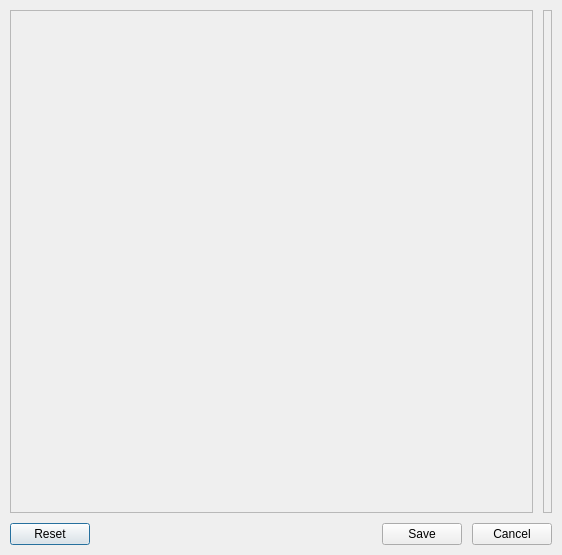
<?xml version="1.0" encoding="UTF-8"?>
<ui version="4.0">
 <class>CTBlockConfig</class>
 <widget class="QDialog" name="CTBlockConfig">
  <property name="geometry">
   <rect>
    <x>0</x>
    <y>0</y>
    <width>562</width>
    <height>555</height>
   </rect>
  </property>
  <property name="sizePolicy">
   <sizepolicy hsizetype="MinimumExpanding" vsizetype="Preferred">
    <horstretch>0</horstretch>
    <verstretch>0</verstretch>
   </sizepolicy>
  </property>
  <property name="minimumSize">
   <size>
    <width>0</width>
    <height>0</height>
   </size>
  </property>
  <property name="windowTitle">
   <string/>
  </property>
  <layout class="QVBoxLayout" name="qvb_main_layout">
   <property name="spacing">
    <number>10</number>
   </property>
   <property name="margin">
    <number>10</number>
   </property>
   <item>
    <layout class="QHBoxLayout" name="qhb_content_layout">
     <property name="spacing">
      <number>10</number>
     </property>
     <item>
      <widget class="QScrollArea" name="qsa_config">
       <property name="sizePolicy">
        <sizepolicy hsizetype="MinimumExpanding" vsizetype="Expanding">
         <horstretch>0</horstretch>
         <verstretch>0</verstretch>
        </sizepolicy>
       </property>
       <property name="minimumSize">
        <size>
         <width>520</width>
         <height>0</height>
        </size>
       </property>
       <property name="horizontalScrollBarPolicy">
        <enum>Qt::ScrollBarAlwaysOff</enum>
       </property>
       <property name="widgetResizable">
        <bool>true</bool>
       </property>
       <widget class="QWidget" name="qsa_config_widget">
        <property name="geometry">
         <rect>
          <x>0</x>
          <y>0</y>
          <width>518</width>
          <height>489</height>
         </rect>
        </property>
       </widget>
      </widget>
     </item>
     <item>
      <widget class="QLabel" name="qlb_block_image">
       <property name="frameShape">
        <enum>QFrame::StyledPanel</enum>
       </property>
       <property name="frameShadow">
        <enum>QFrame::Sunken</enum>
       </property>
       <property name="text">
        <string/>
       </property>
      </widget>
     </item>
    </layout>
   </item>
   <item>
    <layout class="QHBoxLayout" name="qhb_button_layout">
     <property name="spacing">
      <number>10</number>
     </property>
     <item>
      <widget class="QPushButton" name="qpb_reset">
       <property name="text">
        <string>Reset</string>
       </property>
      </widget>
     </item>
     <item>
      <spacer name="qh_spacer">
       <property name="orientation">
        <enum>Qt::Horizontal</enum>
       </property>
       <property name="sizeHint" stdset="0">
        <size>
         <width>40</width>
         <height>20</height>
        </size>
       </property>
      </spacer>
     </item>
     <item>
      <widget class="QPushButton" name="qpb_save">
       <property name="text">
        <string>Save</string>
       </property>
      </widget>
     </item>
     <item>
      <widget class="QPushButton" name="qpb_cancel">
       <property name="text">
        <string>Cancel</string>
       </property>
      </widget>
     </item>
    </layout>
   </item>
  </layout>
 </widget>
 <resources/>
 <connections/>
</ui>
